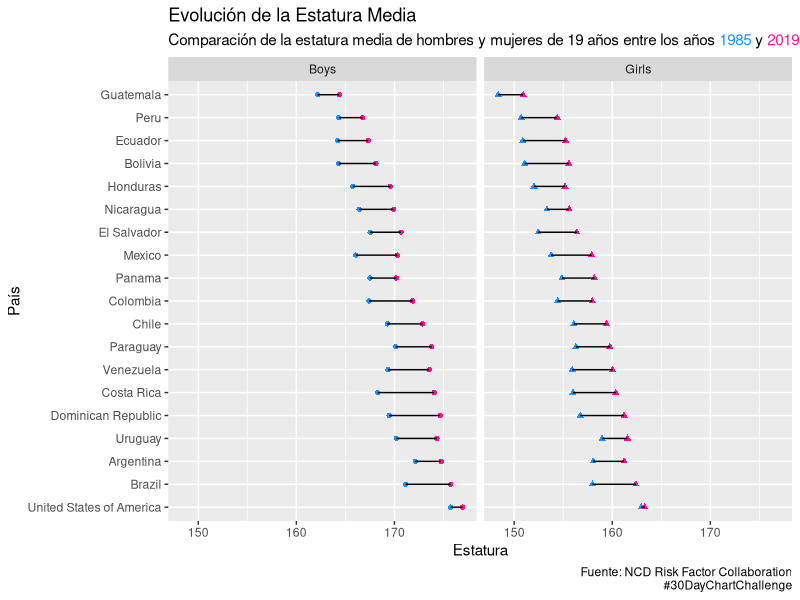

Here is the R script that generated this plot:
library(tidyverse)
library(ggtext)


base <- read.csv("alturamedia.csv")

base1 <- base %>% 
  select(Country, Sex, Year, Mean.height) %>% 
  spread(key = Year, value = Mean.height)

base1 %>% 
  ggplot() + 
  geom_point(mapping = aes(x = `1985`, y = reorder(Country, desc(`2019`)), shape = Sex),  color = "dodgerblue", show.legend = F) +
  geom_point(mapping = aes(x = `2019`, y = reorder(Country, desc(`2019`)), shape = Sex), color = "deeppink", show.legend = F) +
  facet_wrap(~Sex) +
  geom_segment(mapping = aes(x = `1985`, 
                             xend = `2019`, 
                             y = reorder(Country, desc(`2019`)),
                             yend = reorder(Country, desc(`2019`))))+
  labs(title= "Evolución de la Estatura Media",
       subtitle=  " Comparación de la estatura media de hombres y mujeres de 19 años entre los años <span style='color:dodgerblue;'>1985</span> y 
    <span style='color:deeppink;'>2019</span>",
       y= "País", x="Estatura",
       caption= "Fuente: NCD Risk Factor Collaboration
       #30DayChartChallenge")+
  theme(plot.subtitle = element_markdown())
  

  